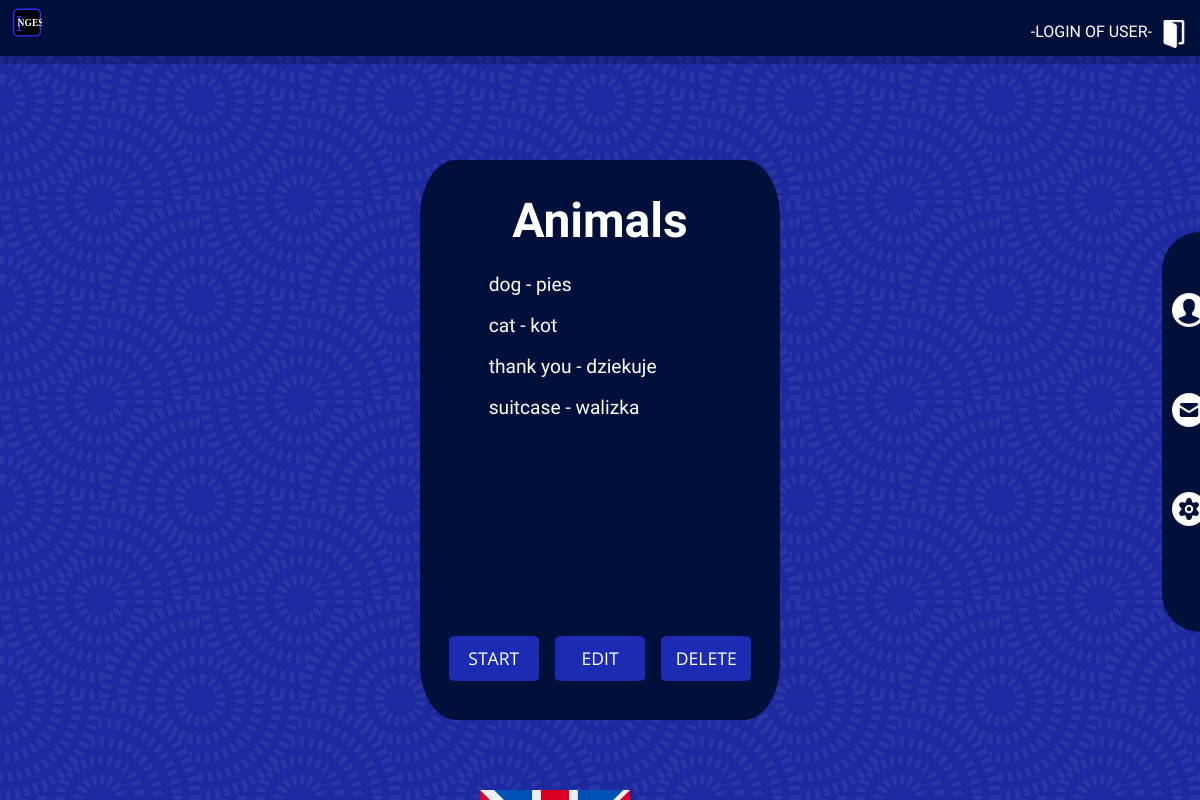
The app's page /set/1/ with its own data.
### words_manager/models.py (models this page shows)
class Set(models.Model):
    name = models.CharField(max_length=30)
    date_added = models.DateTimeField(auto_now_add=True)
    def __str__(self):
        return self.name

class Word(models.Model):
    set_FK = models.ForeignKey(Set, on_delete=models.CASCADE)
    ''' --- Memobox Legend ---
            0       is not already learning
            1 - 5   is in memobex
            6       words have learned
    '''
    memobox = models.IntegerField(default=1)
    foreign_word = models.CharField(max_length=30)
    native_word = models.CharField(max_length=30)
    native_word_other = models.TextField(blank=True, default='')
    foreign_example = models.TextField(blank=True, default='')
    native_example = models.TextField(blank=True, default='')
    def __str__(self):
        return self.foreign_word

### words_manager/views.py (the view)
# urls.py: path('<int:set_id>/', views.set_display, name='set_display'),
def set_display(request, set_id):
    spec_set = get_object_or_404(Set, pk=set_id)
    words = spec_set.word_set.all()
    context = {'set': spec_set, 'words': words}
    return render(request, 'words_manager/set_display.html', context)

### words_manager/templates/words_manager/set_display.html
{% extends "words_manager/base.html" %}
{% load static %}
{% block head %}
    <link rel="stylesheet" href="{% static 'words_manager/css/set_display.css' %}" type="text/css"/>
{% endblock head %}
{% block content %}
    <div id="specific_set_content">
        <section>
        <div id="specific_set_rectangle">
            <header>
                <h1 id="specific_set_title_row_h1">{{set}}</h1>
            </header>
            <article>
            <div id="words_list">
                <ul id="words_list_ul">
                    {% for word in words %}
                        <li class="specific_set_list_li">{{ word }} - {{ word.native_word }}</li>
                    {% empty %}
                        <li class="specific_set_list_li">Set {{ set }} is empty</li>
                    {% endfor %}
                </ul>
            </div>
            </article>
            <article>
                <button id="start_button">START</button>
                <a href="{% url 'words_manager:set_edit' set.id %}"><button id="edit_button">EDIT</button></a>
                <button id="delete_button">DELETE</button>
            </article>
        </div>
        </section>
    </div>
{% endblock content %}

### words_manager/static/words_manager/css/base.css (style rules this page uses)
* { margin: 0px; padding: 0px; }
html { scroll-behavior: smooth; }
body { font-family: 'Exo', sans-serif; height: 100%; width: 100%; overflow-y: hidden; }

### words_manager/static/words_manager/css/set_display.css (style rules this page uses)
#specific_set_rectangle { position: absolute; top: 20%; width: 30%; height: 70%; margin-left: 35%; border-radius: 10%; background-color: #00103a; }
#specific_set_title_row_h1 { margin-top: 5%; text-align: center; color: white; font-size: 3em; line-height: 180%; }
#words_list { height: 60%; width: 82.5%; margin-left: 10%; }
#words_list_ul { text-decoration: none; list-style-type: none; overflow-y: scroll; height: 100%; }
.specific_set_list_li { text-align: left; margin-left: 8%; font-size: 1.2em; padding: 3%; color: white; }
#start_button { position: absolute; bottom: 7%; left: 8%; width: 25%; height: 8%; background-color: #1d2bb2; border-radius: 8%; border: 0px; color: white; font-size: 1.1em; font-family: 'Open Sans', sans-serif; }
#edit_button { position: absolute; bottom: 7%; left: 37.5%; width: 25%; height: 8%; background-color: #1d2bb2; border-radius: 8%; border: 0px; color: white; font-size: 1.1em; font-family: 'Open Sans', sans-serif; }
#delete_button { position: absolute; bottom: 7%; right: 8%; width: 25%; height: 8%; background-color: #1d2bb2; border-radius: 8%; border: 0px; color: white; font-size: 1.1em; font-family: 'Open Sans', sans-serif; }

### records on screen
Set: name "Animals"
Word: foreign_word "dog", native_word "pies"
Word: foreign_word "cat", native_word "kot"
Word: foreign_word "thank you", native_word "dziekuje"
Word: foreign_word "suitcase", native_word "walizka"
